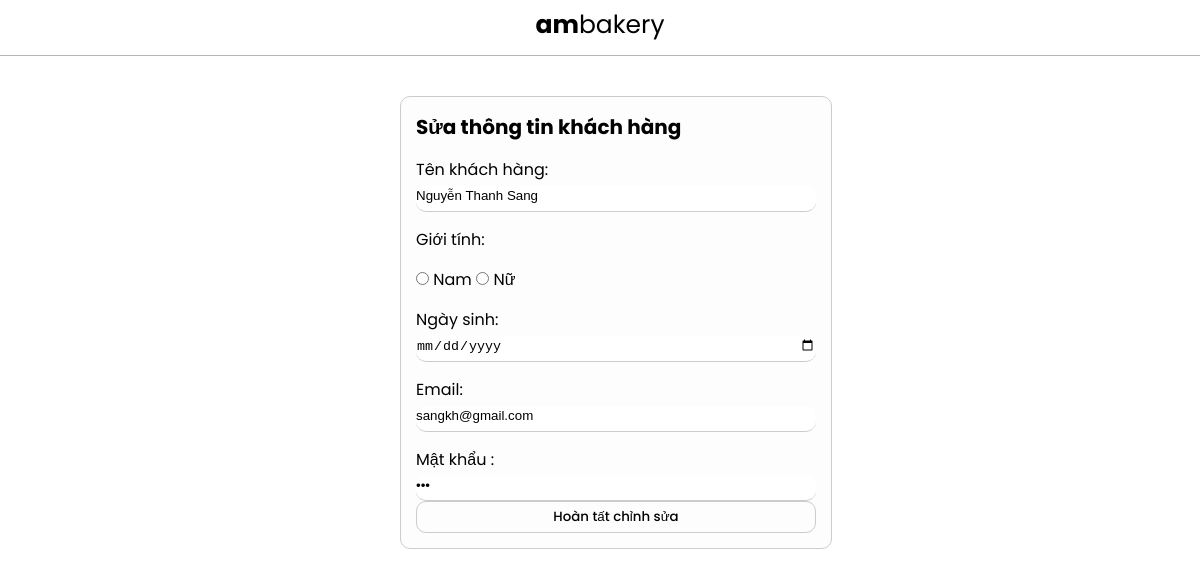
Page /admin/dashboard_quanly/khachhang/form_sua_khachhang.php?ma=16 on the earlier database version.
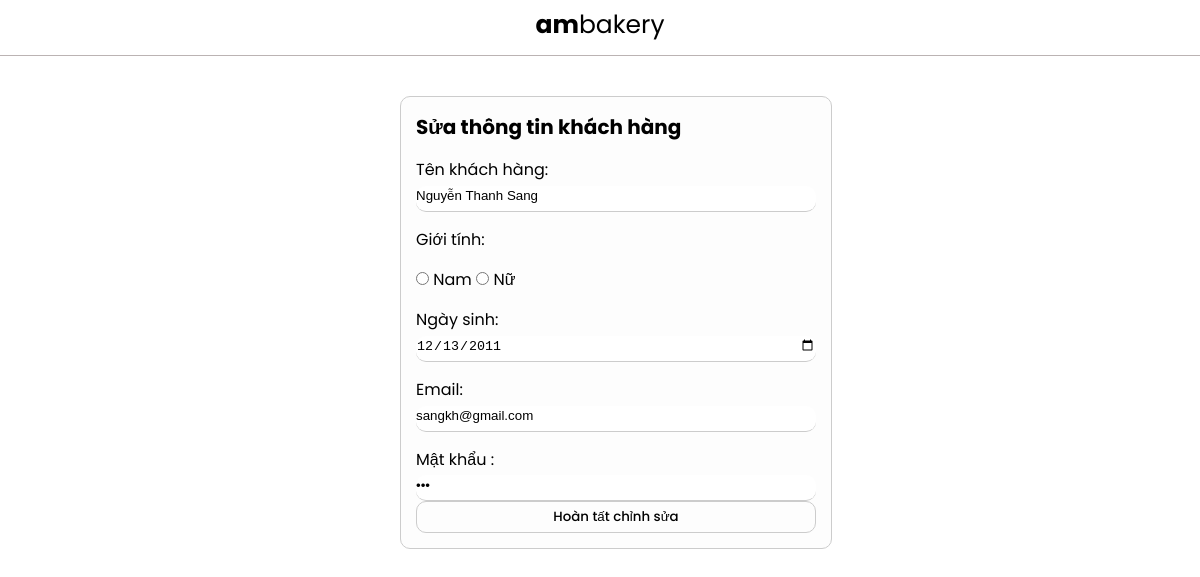
Same page on the later database version.
### tables this page shows
CREATE TABLE `khach_hang` (
  `ma` int(11) NOT NULL,
  `ten` varchar(100) NOT NULL,
  `gioi_tinh` tinyint(1) NOT NULL,
  `ngay_sinh` date NOT NULL,
  `email` varchar(100) NOT NULL,
  `mat_khau` varchar(50) NOT NULL,
  `cap_do` int(11) NOT NULL
);

### admin/dashboard_quanly/khachhang/form_sua_khachhang.php (the view, shortened to what this page needs)
<!DOCTYPE html>
<html>
<head>
	<link rel="stylesheet" href="../css/form.css">
</head>
<body>
	<?php
		$ma = $_GET['ma'];
		include  '../../connect.php' ;
		$sql = "select * from khach_hang where ma = $ma";
		$result= mysqli_query($connect, $sql);
		$khach_hang = mysqli_fetch_array($result);
	?>
<header>
        <div id="header">
            <a href="#" class="header__logo" >
                <span><b>am</b>bakery</span>
            </a>
        </div>
    </header>
	<div class="container">
		<form action="sua_khachhang_process.php" method="POST">
			<div >
				<h1>Sửa thông tin khách hàng</h1>
				<label for="ten">Tên khách hàng: </label>
				<input class="input--form" type="text" name="ten" value="<?php echo $khach_hang['ten'] ?>">
				<br>
				<label  for="gioi_tinh">Giới tính: </label>
				<input  type="radio" name="gioi_tinh" value="nam">
				<label class="label--radio" for="nam">Nam </label>
				<input  type="radio" name="gioi_tinh" value="nu">
				<label class="label--radio" for="nu">Nữ </label>
				<br>
				<label for="ngay_sinh">Ngày sinh: </label>
				<input class="input--form" type="date" name="ngay_sinh" value="<?php echo $khach_hang['ngay_sinh'] ?>">
				<br>
				<label for="email">Email: </label>
				<input class="input--form" type="text" name="email" value="<?php echo $khach_hang['email'] ?>">
				<br>
				<label for="mat_khau">Mật khẩu	: </label>
				<input class="input--form" type="password" name="mat_khau" value="<?php echo $khach_hang['mat_khau'] ?>">
				<br>
				 <input type="submit" id="btn" value="Hoàn tất chỉnh sửa">
			</div>
		</form>
	</div>
</body>
</html>

Differences in the rows shown:
changed khach_hang "Nguyễn Thanh Sang": ngay_sinh (not shown) → "12/13/2011"
